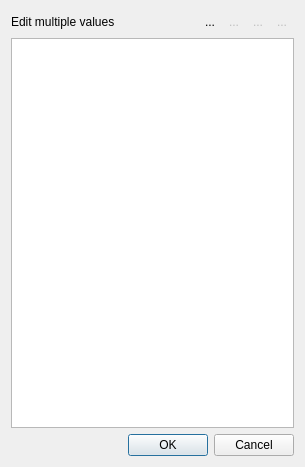
<?xml version="1.0" encoding="UTF-8"?>
<ui version="4.0">
 <class>MultiTagValuesDialogClass</class>
 <widget class="QDialog" name="MultiTagValuesDialogClass">
  <property name="windowModality">
   <enum>Qt::ApplicationModal</enum>
  </property>
  <property name="geometry">
   <rect>
    <x>0</x>
    <y>0</y>
    <width>305</width>
    <height>467</height>
   </rect>
  </property>
  <property name="contextMenuPolicy">
   <enum>Qt::ActionsContextMenu</enum>
  </property>
  <property name="windowTitle">
   <string>Edit values</string>
  </property>
  <property name="windowIcon">
   <iconset resource="../analogexif.qrc">
    <normaloff>:/images/icons/film_edit.png</normaloff>:/images/icons/film_edit.png</iconset>
  </property>
  <property name="modal">
   <bool>true</bool>
  </property>
  <layout class="QVBoxLayout" name="verticalLayout">
   <item>
    <layout class="QHBoxLayout" name="horizontalLayout">
     <property name="spacing">
      <number>0</number>
     </property>
     <item>
      <widget class="QLabel" name="label">
       <property name="text">
        <string>Edit multiple values</string>
       </property>
      </widget>
     </item>
     <item>
      <spacer name="horizontalSpacer">
       <property name="orientation">
        <enum>Qt::Horizontal</enum>
       </property>
       <property name="sizeHint" stdset="0">
        <size>
         <width>40</width>
         <height>20</height>
        </size>
       </property>
      </spacer>
     </item>
     <item>
      <widget class="QToolButton" name="addBtn">
       <property name="text">
        <string>...</string>
       </property>
       <property name="icon">
        <iconset resource="../analogexif.qrc">
         <normaloff>:/images/icons/add.png</normaloff>:/images/icons/add.png</iconset>
       </property>
       <property name="autoRaise">
        <bool>true</bool>
       </property>
      </widget>
     </item>
     <item>
      <widget class="QToolButton" name="delBtn">
       <property name="enabled">
        <bool>false</bool>
       </property>
       <property name="text">
        <string>...</string>
       </property>
       <property name="icon">
        <iconset resource="../analogexif.qrc">
         <normaloff>:/images/icons/delete.png</normaloff>:/images/icons/delete.png</iconset>
       </property>
       <property name="autoRaise">
        <bool>true</bool>
       </property>
      </widget>
     </item>
     <item>
      <widget class="QToolButton" name="upBtn">
       <property name="enabled">
        <bool>false</bool>
       </property>
       <property name="text">
        <string>...</string>
       </property>
       <property name="icon">
        <iconset resource="../analogexif.qrc">
         <normaloff>:/images/icons/bullet_arrow_up.png</normaloff>:/images/icons/bullet_arrow_up.png</iconset>
       </property>
       <property name="autoRaise">
        <bool>true</bool>
       </property>
      </widget>
     </item>
     <item>
      <widget class="QToolButton" name="downBtn">
       <property name="enabled">
        <bool>false</bool>
       </property>
       <property name="text">
        <string>...</string>
       </property>
       <property name="icon">
        <iconset resource="../analogexif.qrc">
         <normaloff>:/images/icons/bullet_arrow_down.png</normaloff>:/images/icons/bullet_arrow_down.png</iconset>
       </property>
       <property name="autoRaise">
        <bool>true</bool>
       </property>
      </widget>
     </item>
    </layout>
   </item>
   <item>
    <widget class="QTableView" name="valuesView">
     <property name="font">
      <font>
       <kerning>true</kerning>
      </font>
     </property>
     <property name="contextMenuPolicy">
      <enum>Qt::ActionsContextMenu</enum>
     </property>
     <property name="alternatingRowColors">
      <bool>true</bool>
     </property>
     <property name="selectionMode">
      <enum>QAbstractItemView::SingleSelection</enum>
     </property>
     <property name="selectionBehavior">
      <enum>QAbstractItemView::SelectRows</enum>
     </property>
     <attribute name="horizontalHeaderVisible">
      <bool>false</bool>
     </attribute>
     <attribute name="horizontalHeaderStretchLastSection">
      <bool>true</bool>
     </attribute>
     <attribute name="verticalHeaderVisible">
      <bool>false</bool>
     </attribute>
     <attribute name="verticalHeaderDefaultSectionSize">
      <number>34</number>
     </attribute>
    </widget>
   </item>
   <item>
    <widget class="QDialogButtonBox" name="buttonBox">
     <property name="standardButtons">
      <set>QDialogButtonBox::Cancel|QDialogButtonBox::Ok</set>
     </property>
    </widget>
   </item>
  </layout>
  <action name="actionAdd_new_value">
   <property name="text">
    <string>Add new value</string>
   </property>
   <property name="shortcut">
    <string>Ins</string>
   </property>
  </action>
  <action name="actionDelete_value">
   <property name="text">
    <string>Delete value</string>
   </property>
   <property name="shortcut">
    <string>Del</string>
   </property>
  </action>
  <action name="actionMove_up">
   <property name="text">
    <string>Move up</string>
   </property>
  </action>
  <action name="actionMove_down">
   <property name="text">
    <string>Move down</string>
   </property>
  </action>
 </widget>
 <layoutdefault spacing="6" margin="11"/>
 <tabstops>
  <tabstop>valuesView</tabstop>
  <tabstop>buttonBox</tabstop>
  <tabstop>addBtn</tabstop>
  <tabstop>delBtn</tabstop>
  <tabstop>upBtn</tabstop>
  <tabstop>downBtn</tabstop>
 </tabstops>
 <resources>
  <include location="../analogexif.qrc"/>
 </resources>
 <connections>
  <connection>
   <sender>addBtn</sender>
   <signal>clicked()</signal>
   <receiver>actionAdd_new_value</receiver>
   <slot>trigger()</slot>
   <hints>
    <hint type="sourcelabel">
     <x>202</x>
     <y>20</y>
    </hint>
    <hint type="destinationlabel">
     <x>-1</x>
     <y>-1</y>
    </hint>
   </hints>
  </connection>
  <connection>
   <sender>delBtn</sender>
   <signal>clicked()</signal>
   <receiver>actionDelete_value</receiver>
   <slot>trigger()</slot>
   <hints>
    <hint type="sourcelabel">
     <x>225</x>
     <y>20</y>
    </hint>
    <hint type="destinationlabel">
     <x>-1</x>
     <y>-1</y>
    </hint>
   </hints>
  </connection>
  <connection>
   <sender>upBtn</sender>
   <signal>clicked()</signal>
   <receiver>actionMove_up</receiver>
   <slot>trigger()</slot>
   <hints>
    <hint type="sourcelabel">
     <x>248</x>
     <y>20</y>
    </hint>
    <hint type="destinationlabel">
     <x>-1</x>
     <y>-1</y>
    </hint>
   </hints>
  </connection>
  <connection>
   <sender>downBtn</sender>
   <signal>clicked()</signal>
   <receiver>actionMove_down</receiver>
   <slot>trigger()</slot>
   <hints>
    <hint type="sourcelabel">
     <x>271</x>
     <y>20</y>
    </hint>
    <hint type="destinationlabel">
     <x>-1</x>
     <y>-1</y>
    </hint>
   </hints>
  </connection>
 </connections>
</ui>
